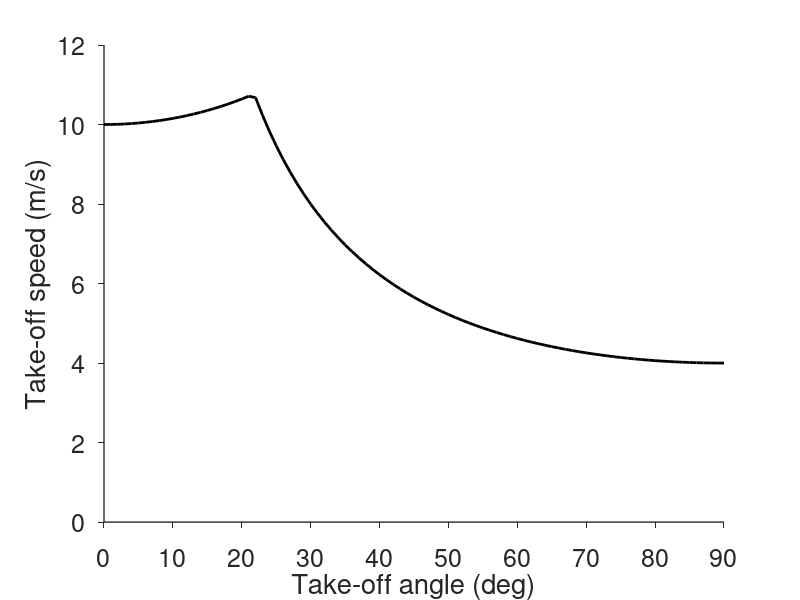

Recreate this plot in MATLAB.
clear;close all;
theta = 0:90;
Vy = 4*ones(size(theta));
Vx = Vy./tan(theta/180*pi);

idx_high = find(abs(Vx)>10);
Vx(idx_high)=10;
Vy(idx_high) = 10*tan(theta(idx_high)/180*pi);

speed = (Vx.^2 + Vy.^2).^0.5;
h=plot(theta,speed,'linewidth',2,'color','k');
xlabel('Take-off angle (deg)');ylabel('Take-off speed (m/s)');
set(gca,'xlim',[0 90],'ylim',[0 12],...
    'fontsize',18,'xtick',0:10:90,'xticklabel',0:10:90,...
    'tickdir','out','linewidth',1,'box','off');